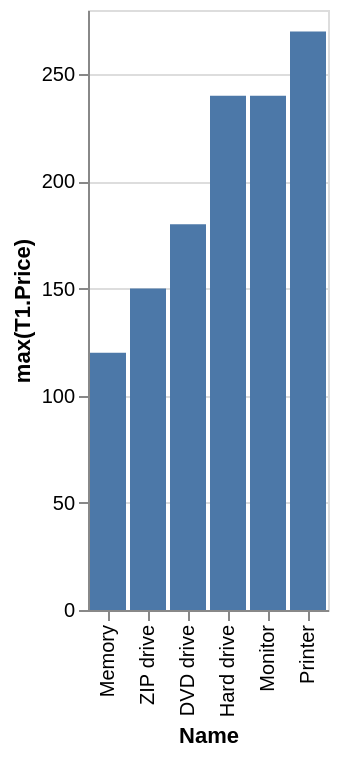

This figure's Vega-Lite source:
### Vega-Lite specification from a JSON file in a GitHub repository (floating-point values rounded to 4 significant figures)
{"data": {"values": [{"x_data": "Memory", "y_data": 120}, {"x_data": "ZIP drive", "y_data": 150}, {"x_data": "DVD drive", "y_data": 180}, {"x_data": "Hard drive", "y_data": 240}, {"x_data": "Monitor", "y_data": 240}, {"x_data": "Printer", "y_data": 270}]}, "mark": "bar", "encoding": {"x": {"field": "x_data", "type": "nominal", "title": "Name", "sort": {"op": "sum", "field": "y_data", "order": "ascending"}}, "y": {"field": "y_data", "type": "quantitative", "title": "max(T1.Price)"}}}
